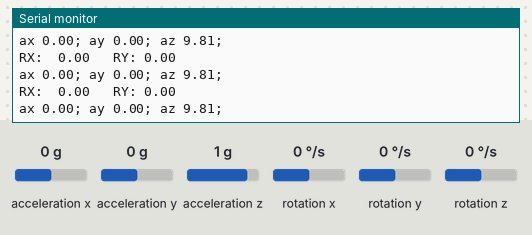
A sketch run on a simulated ESP8266 (NodeMCU). Parts: the last lines printed to the serial monitor. Inputs (shaded band) come from the test bench; at power-on: acceleration z 1 g, acceleration x 0 g, acceleration y 0 g, rotation x 0 °/s, rotation y 0 °/s, rotation z 0 °/s. WiFi joins after 1.5 s; servers stay silent unless stated; uploads are accepted with an empty reply.

Above: at 2.7 s.
2.8 s: acceleration z set to 0 g
At 3.24 s:
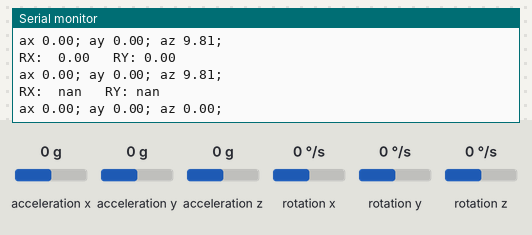
4.8 s: acceleration x set to -1.4 g
At 5.06 s:
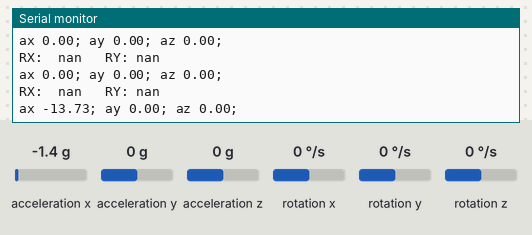
6.3 s: acceleration y set to -1.4 g
At 6.58 s:
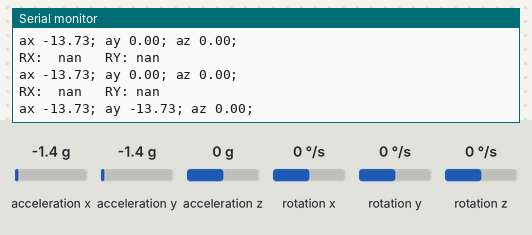

The sketch:

DadosSensores_Server.ino
```cpp
#include <ESP8266HTTPClient.h>
#include <ESP8266WiFi.h>
#include <ArduinoJson.h>
#include "I2Cdev.h"
#include "MPU6050.h"
#include "Wire.h"

/*
 * String com numero de série do dispositivo, para identificar a qual usuário pertence.
 */
static String HDW = "HDWPIVIIS1";
MPU6050 sensor;
/*
 * Valores puros que serão recebidos do sensor, utilizamos int16_t para um int com 16 bits, tamanho maximo recebido
 *  pelo ESP8266, quando utilizado pela IDE do arduino.
 */
int16_t ax, ay, az;
int16_t gx, gy, gz;

long tempo_prev;
float dt;
float ang_x, ang_y;
float ang_x_prev, ang_y_prev;

void setup()
{

  /*
  * Iniciando comunicação Serial do dispositivo com Bade Rate de 115200
  */
  Serial.begin(115200);

  /*
  * Iniciando conexão Wi-fi
  */
  WiFi.begin("SSID", "NETWORK_PASS");

  /*
  * Testando conexão
  */
  while (WiFi.status() != WL_CONNECTED)
  {
    /*
  * Aguarda conexão
  */
    delay(500);
    Serial.println("Aguardando conexão");
  }

  /*
  * Inicia a comunicação I2C com o sensor, inicializando as portas D6 e D7 do Esp8266
  */

  Wire.begin(D6, D7);
  Wire.beginTransmission(0X68);

  /*
  * Inicialica o sensor MPU6050
  */
  sensor.initialize();
  Serial.println("Dispositivo conectado!");

  /*
  * Testando inicialização do sensor.
  */
  if (sensor.testConnection())
    Serial.println("Sensor iniciado Corretamente");
}

/*
  * Função responsável por montar o arquivo e enviar para o server no formato JSON
  */
void sendToServer(float ax, float ay, float az, float rx, float ry)
{

  StaticJsonBuffer<300> JSONbuffer; //Declaring static JSON buffer
  JsonObject &JSONencoder = JSONbuffer.createObject();

  JSONencoder["hardware_number"] = HDW;
  JSONencoder["ax"] = ax;
  JSONencoder["ay"] = ay;
  JSONencoder["az"] = az;
  JSONencoder["rx"] = rx;
  JSONencoder["ry"] = ry;

  char JSONmessageBuffer[300];
  JSONencoder.prettyPrintTo(JSONmessageBuffer, sizeof(JSONmessageBuffer));

  HTTPClient http;

  http.begin("http://sheltered-tor-84466.herokuapp.com/esp8266"); // <-- Endpoint que receberá os dados e irá analisa-los
  http.addHeader("Content-Type", "application/json");             // <-- Tipo de dado que esta sendo enviado para o servidor.

  int httpCode = http.POST(JSONmessageBuffer); // <--  Enviando a requisição tipo POST
  String payload = http.getString();           // <-- Recebe a resposta do servidor

  // Serial.println(httpCode);   //Print HTTP return code
  //Serial.println(payload);    //Print request response payload

  http.end(); //<-- encerra a conexão
}

void loop()
{

  if (WiFi.status() == WL_CONNECTED)
  {

    // Lendo as acelerações e velocidades angulares
    sensor.getAcceleration(&ax, &ay, &az);
    sensor.getRotation(&gx, &gy, &gz);

    dt = (millis() - tempo_prev) / 1000.0;
    tempo_prev = millis();

    // Calculando as acelerações nos eixoz X, Y e Z, conforme o sensor se move, as acelerações mudam para cada eixo.
    float ax_m_s2 = ax * (9.81 / 16384.0);
    float ay_m_s2 = ay * (9.81 / 16384.0);
    float az_m_s2 = az * (9.81 / 16384.0);

    // Calcula os angulos com o acelerometro
    float accel_ang_x = atan(ay / sqrt(pow(ax, 2) + pow(az, 2))) * (180.0 / 3.14);
    float accel_ang_y = atan(-ax / sqrt(pow(ay, 2) + pow(az, 2))) * (180.0 / 3.14);

    //Calcula os angulos com giroscopios implementando o filtro complementar
    ang_x = 0.98 * (ang_x_prev + (gx / 131) * dt) + 0.02 * accel_ang_x;
    ang_y = 0.98 * (ang_y_prev + (gy / 131) * dt) + 0.02 * accel_ang_y;

    ang_x_prev = ang_x;
    ang_y_prev = ang_y;

    Serial.print("RX:  ");
    Serial.print(ang_x);
    Serial.print("\t RY: ");
    Serial.println(ang_y);
    Serial.println("");
    Serial.print("ax ");
    Serial.print(ax_m_s2);
    Serial.print("; ");
    Serial.print("ay ");
    Serial.print(ay_m_s2);
    Serial.print("; ");
    Serial.print("az ");
    Serial.print(az_m_s2);
    Serial.println("; ");

    // Envia os dados dos sensores para o servidor...
    sendToServer(ax_m_s2, ay_m_s2, az_m_s2, 0.98 * (ang_x_prev + (gx / 131) * dt) + 0.02 * accel_ang_x, 0.98 * (ang_y_prev + (gy / 131) * dt) + 0.02 * accel_ang_y);

    delay(100);
  }
  else
  {

    Serial.println("Wifi não conectado!");
  }

  //elay(1);  //Send a request every 30 seconds
}
```

Measured:
- after the input at 2.8 s, the serial monitor: prints a new line after 0.23 s (image 1)
- after the input at 4.8 s, the serial monitor: prints a new line after 0.05 s (image 2)
- after the input at 6.3 s, the serial monitor: prints a new line after 0.07 s (image 3)
